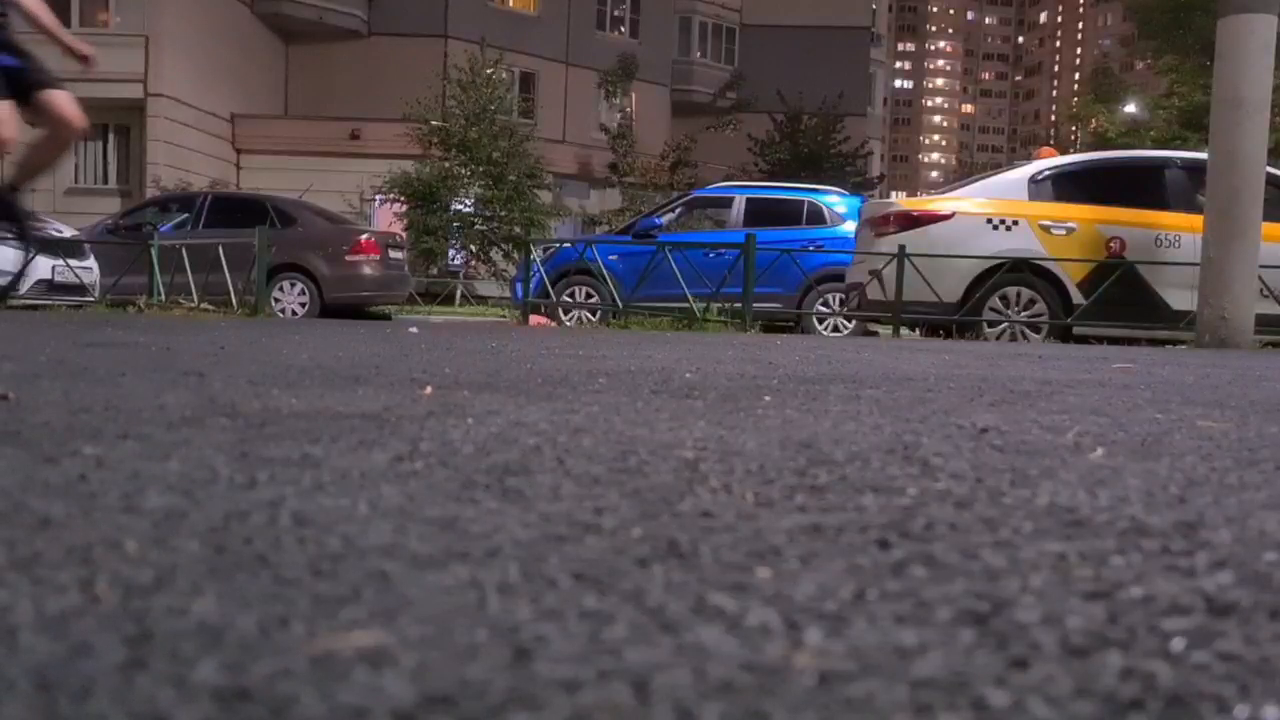
#> input picture frame 8 of data/videos/unicycle.mp4, 1280 x 720 px
$ jupyter execute --allow-errors opencv_practical_work_2.ipynb   (older library calls are emulated)
#> lines starting #> are read from the running program, lines starting #| are printed output that depends on the picture
# Классическое компьютерное зрение, практическая работа

Этот ноутбук содержит примеры работы с библиотекой OpenCV. Он посвящен цветовым пространствам, а также построению и анализу бинарных масок объектов.

**Примечание для преподавателей.**

Задания приведены с решениями, их стоит предварительно удалять, а потом заниматься написанием кода вместе с учениками. Если что-то не получается, лучше сначала всем посоветоваться, потом погуглить, а если ничего из этого не помогло, нужно обращаться к этому ноутбуку.

## Часть 1: распределения

Обратите внимание на изменения, внесенные в код.

Теперь при изменении значения трекбара новое значение не будет распечатываться.

**Задание 1:** добавьте в программу возможность останавливать считывание новых кадров по нажатию пробела (функцию паузы воспроизведения). Чтобы сделать это, нужно во-первых узнать код клавиши "пробел" (можно распечатать *key*), во-вторых завести булевую переменную (флаг) того, нужно ли считывать новые кадры, и в-третьих завести переменную для кадра, в которой он будет храниться, пока считывание новых не производится.

**Задание 2:** замените прибавление значения *val* ко всем каналам всех пикселей на прибавление только к нулевому каналу. Как меняются цвета при изменении положения трекбара? Попробуйте прибавлять его значение ко второму каналу, к третьему. В *OpenCV* по умолчанию используется порядок цветов *RGB* или *BGR*?

**Задание 3:** уменьшите вдвое размеры кадра с помощью функции *cv2.resize* перед построением распределения. Обратите внимание на изменение скорости работы программы.

**Задание 4:** добавьте выведение распределений яркостей в двух других каналах. Разберитесь с использованием функции *np.concatenate*, объединяющей несколько массивов в один, и выведите кадры видео и распределения в одно окно.

[cell 1]
import numpy as np
import cv2
import matplotlib.pyplot as plt

def print_val(val):
    print(val)

def nothing(val):
    pass

#функция построения и рисования распределения
def plot_dist(channel):
    fig, ax = plt.subplots()
    ax.hist(channel.ravel(), 25, [0,256])

    fig.canvas.draw()
    dist = np.array(fig.canvas.renderer.buffer_rgba())
    plt.close()

    return dist

cv2.namedWindow("frame")

cv2.createTrackbar("value", "frame", 20, 200, nothing)

video_name = "unicycle.mp4"

cam = cv2.VideoCapture(video_name)

skip_frame_reading = False

success, frame_ = cam.read()
#> frame_ is the input picture: shape (720, 1280, 3); mean B, G, R 81.9, 77.9, 86.3

while(True):
    if (skip_frame_reading == False):
        success, frame_ = cam.read()
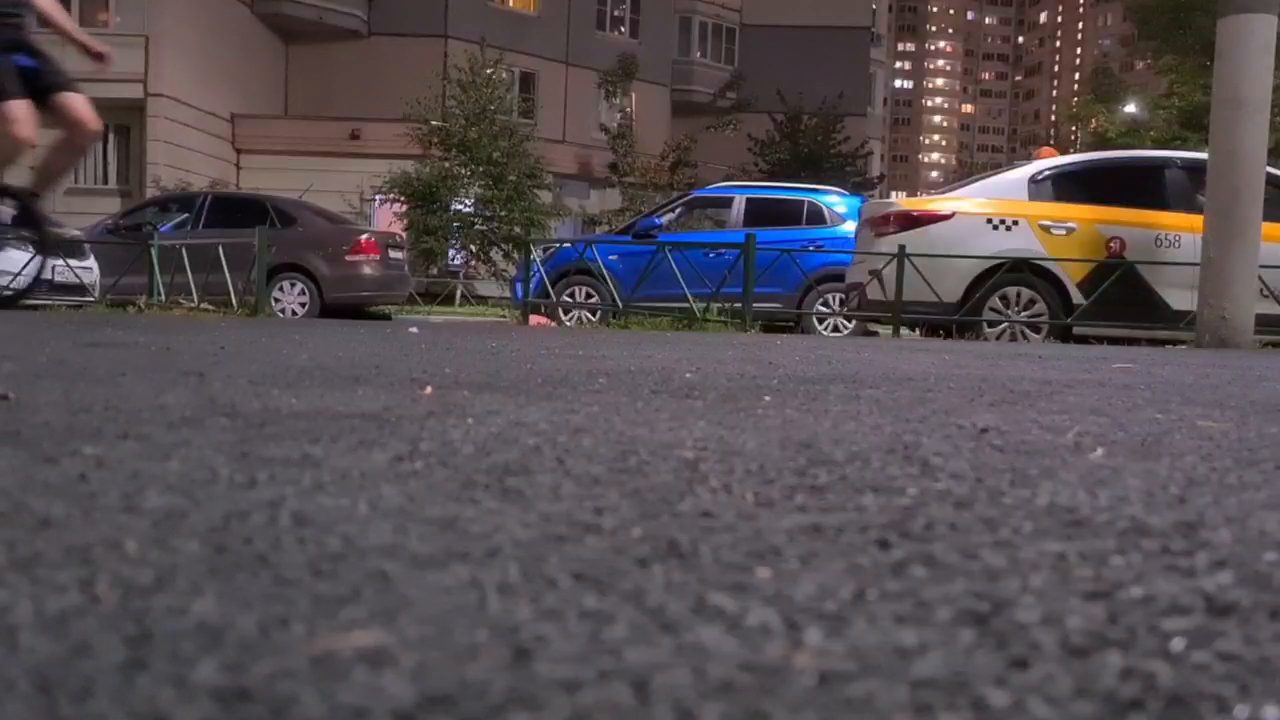
#> input picture frame 9 of data/videos/unicycle.mp4, 1280 x 720 px
#> frame_ is the input picture: shape (720, 1280, 3); mean B, G, R 81.7, 77.7, 86

    if (success == False):
        print("reading failed")

        cam.release()

        cam = cv2.VideoCapture(video_name)

        continue

    w, h, _ = frame_.shape
#> w = 720; h = 1280

    frame = cv2.resize(frame_, (h // 2, w // 2))

    val = cv2.getTrackbarPos("value", "frame")

    frame[:, :, 0] += np.uint8(val)
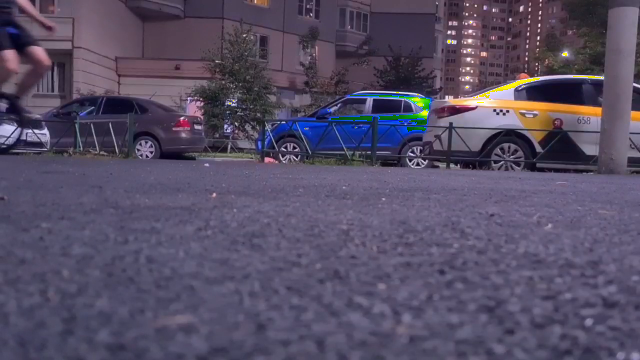
#> frame: shape (360, 640, 3); mean B, G, R 100.7, 77.8, 86.2

    #########################
    # будет построено распределение яркостей в нулевом канале,
    # то есть frame[:, :, 0]

    dist_0 = plot_dist(frame[:, :, 0])
#> in plot_dist, `ax.hist(channel.ravel(), 25, [0,256])`:
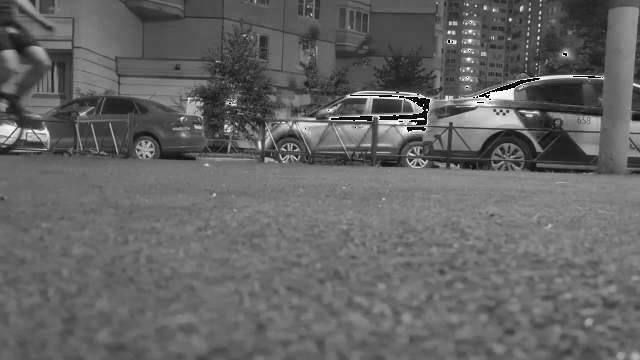
#> channel: shape (360, 640); min 0, max 255, mean 100.7
    dist_1 = plot_dist(frame[:, :, 1])
    dist_2 = plot_dist(frame[:, :, 2])

    dists = np.concatenate((dist_0, dist_1, dist_2), axis=1)

    wd, hd, _ = dists.shape
#> wd = 480; hd = 1920

    dists_resized = cv2.resize(dists, (h // 2, int(w // 2 * h // 2 / hd)))

    #обратите внимание, что число каналов в изображении в графиками
    #равно четырем, и его нажно сократить до 3, чтобы
    #сконкатенировать с кадром
    result = np.concatenate((frame, dists_resized[:, :, :3]), axis=0)
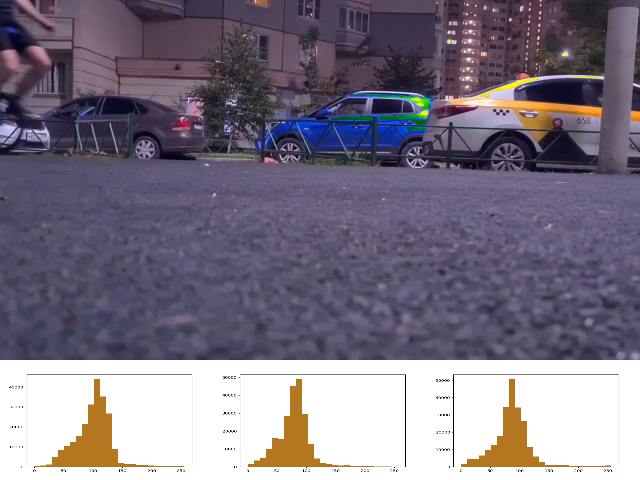
#> result: shape (480, 640, 3); mean B, G, R 133.1, 118.1, 125.9

    cv2.imshow("frame", result)

    #########################

    key = cv2.waitKey(240) & 0xFF
#> (key q is pressed here)

    if (key == ord('q')):
        break

    if (key == 32):
        skip_frame_reading = not skip_frame_reading

cam.release()
cv2.destroyAllWindows()
cv2.waitKey(10)

## Часть 2: цветовые пространства

**Задание 5:** добавьте перевод изображения в цветовое пространство *HSV* до прибавления значения трекбара и обратный перевод после. Как изменяются распределения (которые нужно строить по *RGB* изображению после обратного перевода) при изменении *H*, *S*, *V*?

**Задание 6:** избавьтесь от переполнений, заменив операцию с прибавлением числа на использование функции *cv2.add*. Установите 100 значением по умолчанию для трекбара и добавьте вычитание 100 после считывания, чтобы программа выводила видео без изменений сразу после запуска. Постарайтесь понять, какие изменения происходят с кадрами видео и почему при прибавлении значения к разным каналам. Попробуйте добиться видимости дневного освещения с помощью манипуляций в *HSV*. Попробуйте сделать видео серым.

**Задание 7:** попробуйте уменьшать изображение с помощью *cv2.resize* или задания шага в обращении к массивам (*array[::k]*). Засеките время построения одного распределения и время одного прохода цикла с помощью библиотеки *time*.

[cell 2]
import numpy as np
import cv2
import matplotlib.pyplot as plt
import math

def nothing(val):
    pass

#функция построения и рисования распределения
def plot_dist(channel):
    fig, ax = plt.subplots()
    ax.hist(channel.ravel(), 25, [0,256])

    fig.canvas.draw()
    dist = np.array(fig.canvas.renderer.buffer_rgba())
    plt.close()

    return dist

cv2.namedWindow("frame")

cv2.createTrackbar("value", "frame", 100, 255, nothing)

video_name = "unicycle.mp4"

cam = cv2.VideoCapture(video_name)

skip_frame_reading = False

success, frame_ = cam.read()

#out = cv2.VideoWriter('board_corners.avi',
#        cv2.VideoWriter_fourcc('M','J','P','G'), 20, (1920, 1080))

while(True):
    if (skip_frame_reading == False):
        success, frame_ = cam.read()

    if (success == False):
        print("reading failed")

        cam.release()

        cam = cv2.VideoCapture(video_name)

        continue

    w, h, _ = frame_.shape

    frame = cv2.resize(frame_, (h, w))

    val = cv2.getTrackbarPos("value", "frame")

    frame_hsv = cv2.cvtColor(frame, cv2.COLOR_BGR2HSV)
#> frame_hsv: shape (720, 1280, 3); mean H, S, V 102.3, 44.3, 90

    #frame_hsv[:, :, 1] += np.uint8(val - 100)

    frame_hsv[:, :, 2] = cv2.add(frame_hsv[:, :, 2], val - 100)

    frame = cv2.cvtColor(frame_hsv, cv2.COLOR_HSV2BGR)
#> frame: shape (720, 1280, 3)

    dist_0 = plot_dist(frame[::10, ::10, 0])
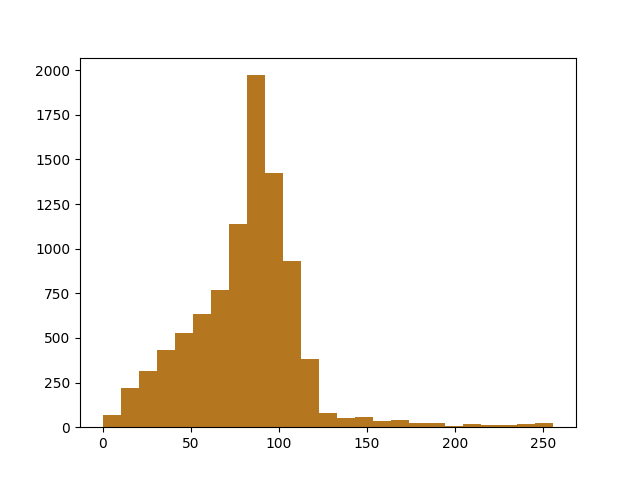
#> dist_0: shape (480, 640, 4); mean B, G, R, A 230.8, 239.3, 245.1, 255
    dist_1 = plot_dist(frame[::10, ::10, 1])
    dist_2 = plot_dist(frame[::10, ::10, 2])
#> in plot_dist (call 3), `ax.hist(channel.ravel(), 25, [0,256])`:
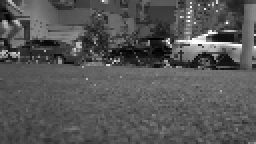
#> channel: shape (72, 128) (shown 2 times larger); min 0, max 255, mean 85.7
#> in plot_dist (call 3), `plt.close()`:
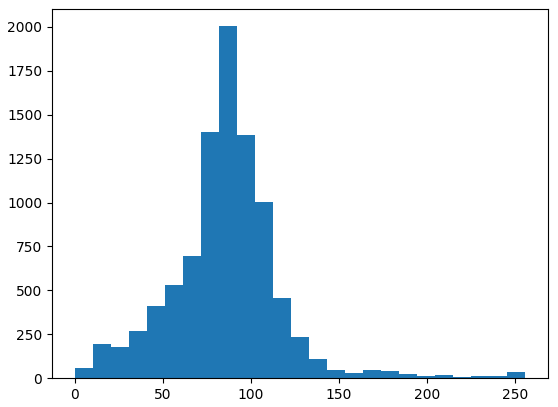
#> figure drawn by matplotlib, 1 panel; tallest bar 2004 high, from x = 81.92 to 92.16

    dists = np.concatenate((dist_0, dist_1, dist_2), axis=1)
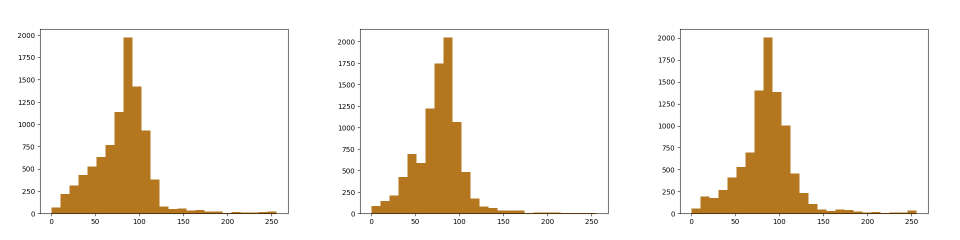
#> dists: shape (480, 1920, 4) (shown at 1/2 size); mean B, G, R, A 231.2, 239.5, 245.3, 255

    wd, hd, _ = dists.shape

    dists_resized = cv2.resize(dists, (h, 2 * int(w // 2 * h // 2 / hd)))
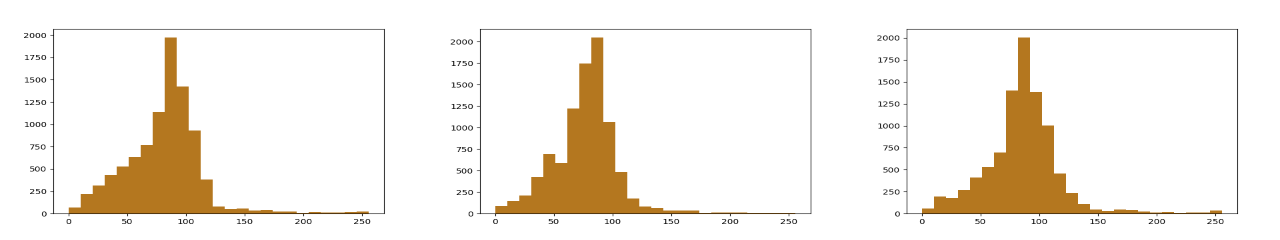
#> dists_resized: shape (240, 1280, 4); mean B, G, R, A 231.2, 239.5, 245.3, 255

    result = np.concatenate((frame, dists_resized[:, :, :3]), axis=0)
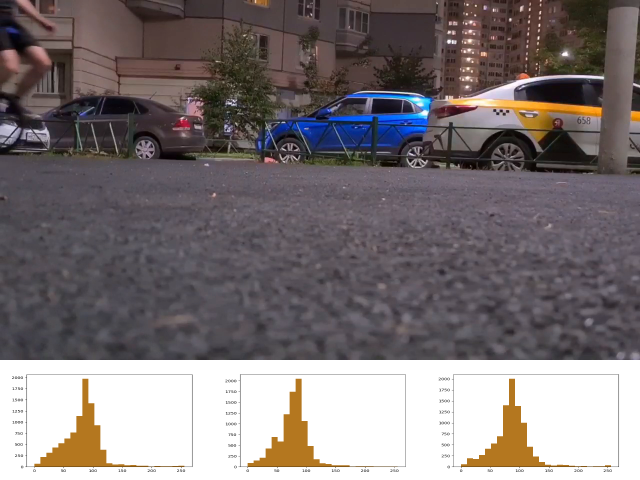
#> result: shape (960, 1280, 3) (shown at 1/2 size); mean B, G, R 118.9, 117.8, 125.7

    #frame[:, :, 1] += (255 - dst) // 3

    #cv2.imshow("asca", 255 - dst)

    cv2.imshow("frame", result)

    #out.write(cv2.cvtColor(255 - dst, cv2.COLOR_GRAY2RGB))

    key = cv2.waitKey(240) & 0xFF
#> (key q is pressed here)

    if (key == ord('q')):
        break

    if (key == 32):
        skip_frame_reading = not skip_frame_reading

#> (the rest of this cell did not finish here and is left out)

$ run again, starting later in the video
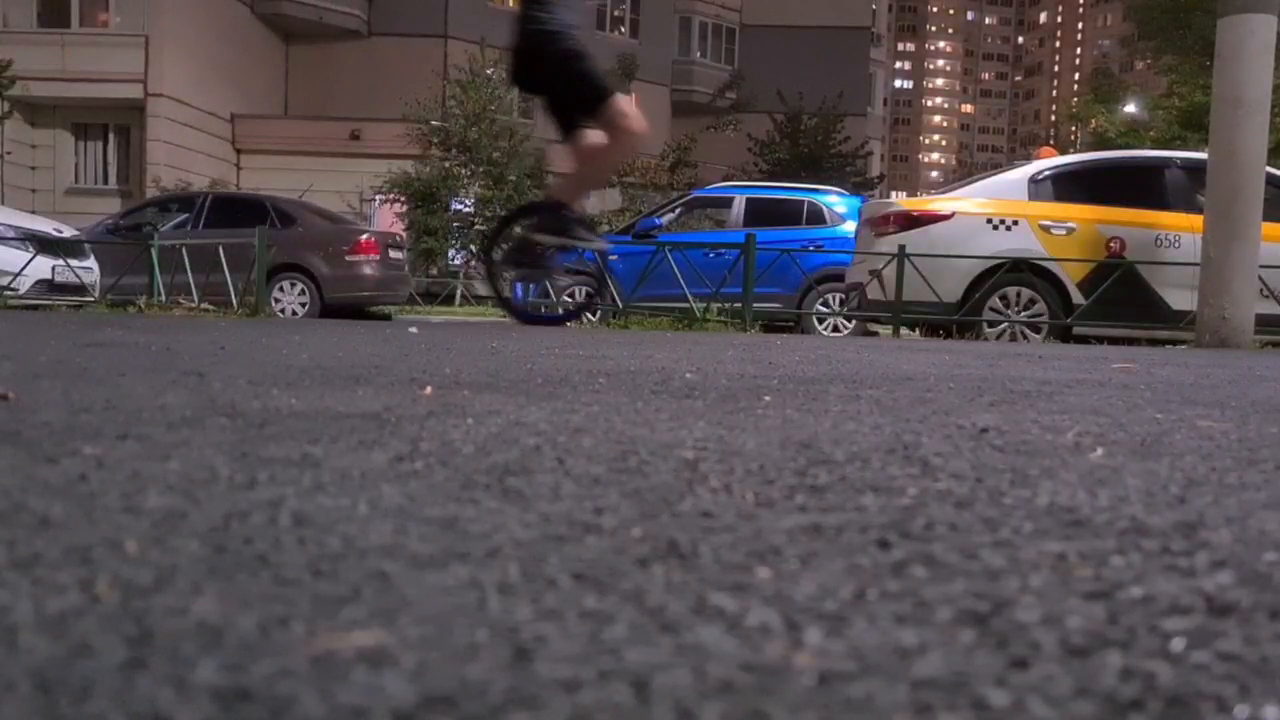
#> input picture frame 39 of data/videos/unicycle.mp4, 1280 x 720 px
#> frame_ is the input picture: shape (720, 1280, 3); mean B, G, R 81.4, 77.6, 85.7
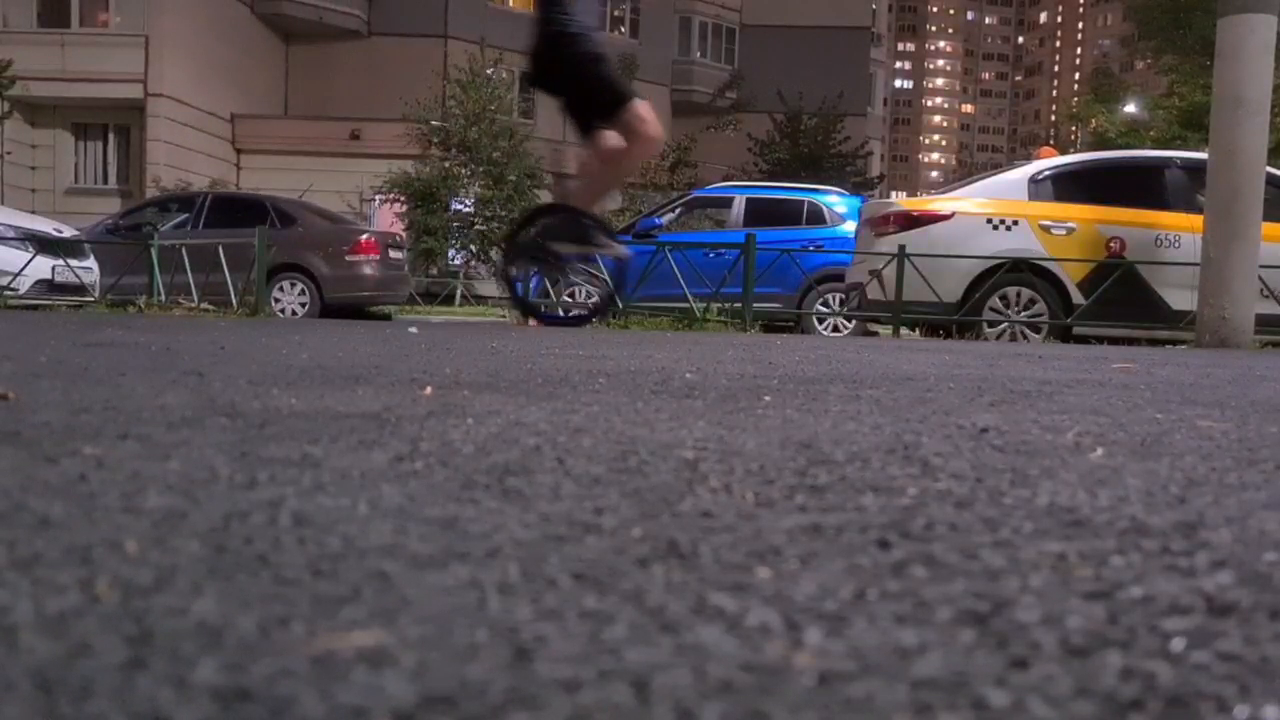
#> input picture frame 40 of data/videos/unicycle.mp4, 1280 x 720 px
#> frame_ is the input picture: shape (720, 1280, 3); mean B, G, R 81.3, 77.7, 85.8
#> frame_hsv: shape (720, 1280, 3); mean H, S, V 101.5, 43.9, 89.4
#> `result = np.concatenate((frame, dists_resized[:, :, :3]), axis=0)`:
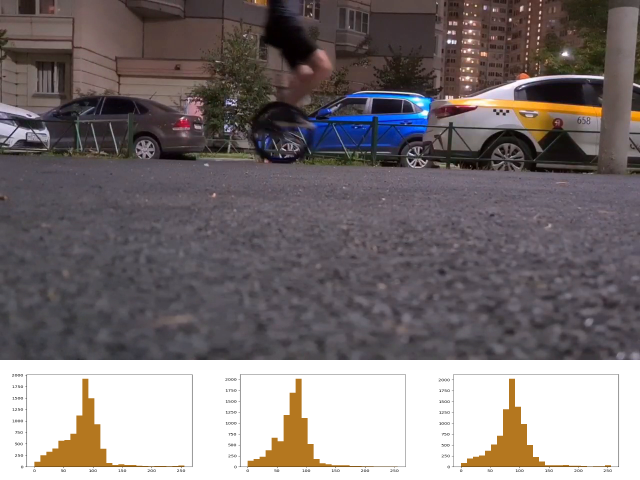
#> result: shape (960, 1280, 3) (shown at 1/2 size); mean B, G, R 118.5, 117.7, 125.5

$ run again, starting later in the video
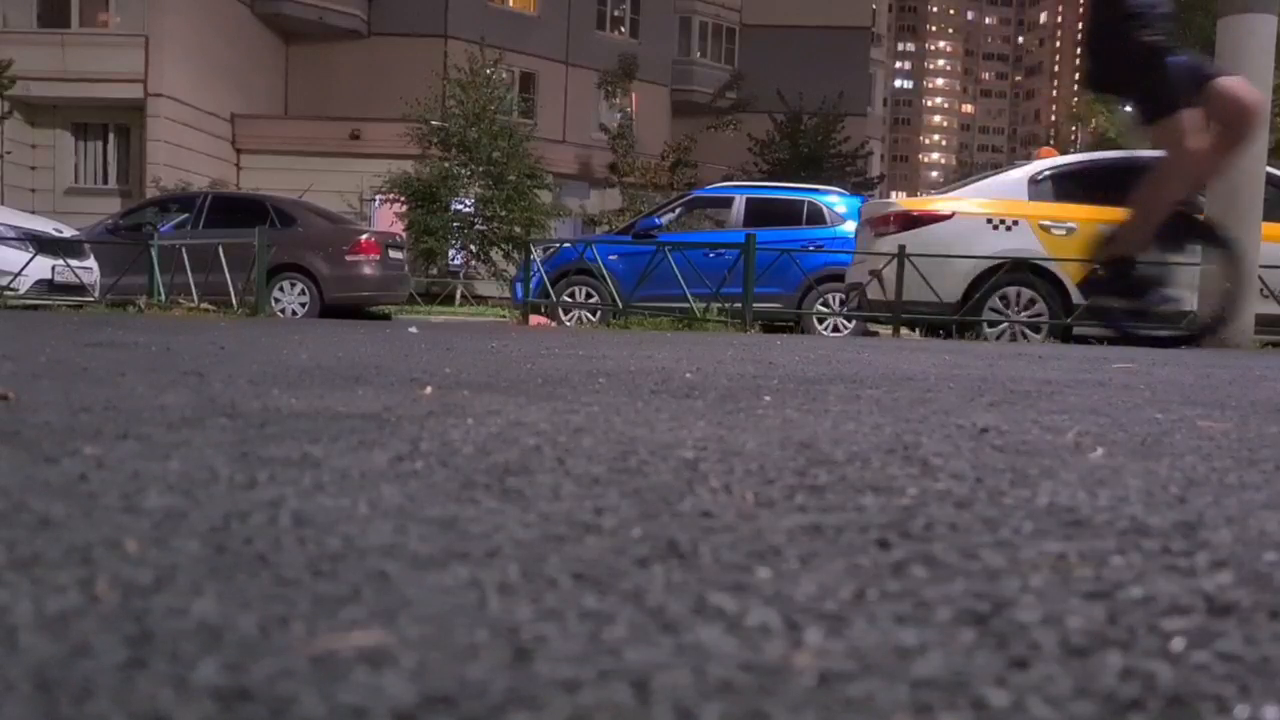
#> input picture frame 69 of data/videos/unicycle.mp4, 1280 x 720 px
#> frame_ is the input picture: shape (720, 1280, 3); mean B, G, R 81.9, 76.9, 84.9
#> frame_hsv: shape (720, 1280, 3); mean H, S, V 105.8, 43.7, 89.1
#> `result = np.concatenate((frame, dists_resized[:, :, :3]), axis=0)`:
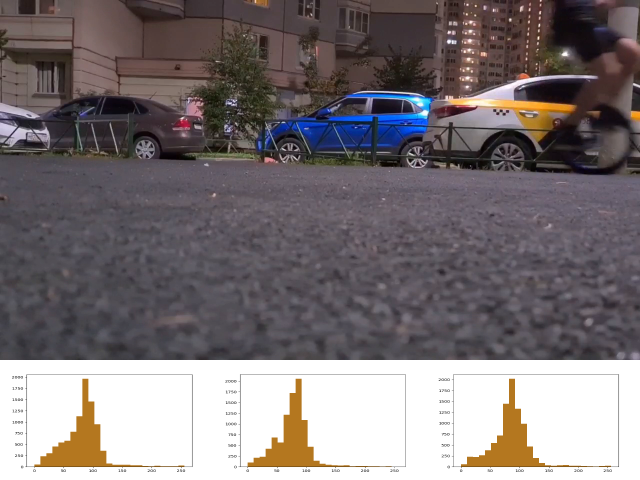
#> result: shape (960, 1280, 3) (shown at 1/2 size); mean B, G, R 118.9, 117.1, 124.7
